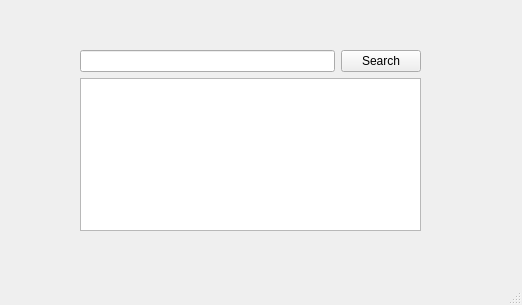
<?xml version="1.0" encoding="UTF-8"?>
<ui version="4.0">
 <class>MainWindow</class>
 <widget class="QMainWindow" name="MainWindow">
  <property name="geometry">
   <rect>
    <x>0</x>
    <y>0</y>
    <width>522</width>
    <height>305</height>
   </rect>
  </property>
  <property name="windowTitle">
   <string>MainWindow</string>
  </property>
  <widget class="QWidget" name="centralwidget">
   <widget class="QWidget" name="">
    <property name="geometry">
     <rect>
      <x>80</x>
      <y>50</y>
      <width>341</width>
      <height>181</height>
     </rect>
    </property>
    <layout class="QGridLayout" name="gridLayout_2">
     <item row="0" column="0">
      <layout class="QGridLayout" name="gridLayout">
       <item row="0" column="0">
        <widget class="QLineEdit" name="lineEdit">
         <property name="text">
          <string/>
         </property>
        </widget>
       </item>
       <item row="0" column="1">
        <widget class="QPushButton" name="pushButton">
         <property name="text">
          <string>Search</string>
         </property>
        </widget>
       </item>
      </layout>
     </item>
     <item row="1" column="0">
      <widget class="QTextBrowser" name="textBrowser"/>
     </item>
    </layout>
   </widget>
  </widget>
  <widget class="QMenuBar" name="menubar">
   <property name="geometry">
    <rect>
     <x>0</x>
     <y>0</y>
     <width>522</width>
     <height>21</height>
    </rect>
   </property>
  </widget>
  <widget class="QStatusBar" name="statusbar"/>
 </widget>
 <resources/>
 <connections/>
</ui>
